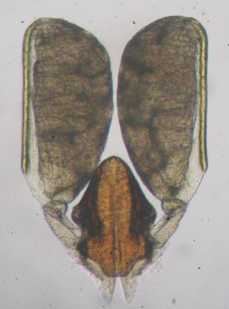
#> input picture temp/poli.PNG, 229 x 309 px, found by its file name
$ jupyter execute opencv_trials.ipynb
#> lines starting #> are read from the running program, lines starting #| are printed output that depends on the picture; after the words box and inside, x2 and y2 are one past the last pixel; in counts of white or black regions, pixels touching at a corner belong together
[cell 1]
# Harris Corner Detector in OpenCV

import numpy as np
import cv2 as cv
from matplotlib import pyplot as plt


filename = 'poli.png'
img = cv.imread(filename)
#> img is the input picture: shape (309, 229, 3); mean B, G, R 140, 148, 155.3

gray = cv.cvtColor(img,cv.COLOR_BGR2GRAY)
gray = np.float32(gray)

dst = cv.cornerHarris(gray,2,3,0.04)
#result is dilated for marking the corners, not important
dst = cv.dilate(dst,None)
# Threshold for an optimal value, it may vary depending on the image.
img[dst>0.01*dst.max()]=[0,0,255]
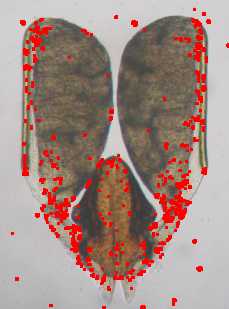
#> img: shape (309, 229, 3); 7.26% of pixels changed, all inside (x1, y1, x2, y2) = (11, 8, 229, 309)
plt.imshow(img),plt.show()

[cell 2]
# Shi-Tomasi Corner Detector

import numpy as np
import cv2 as cv
from matplotlib import pyplot as plt


img2 = cv.imread('poli.png')
gray = cv.cvtColor(img2,cv.COLOR_BGR2GRAY)
corners = cv.goodFeaturesToTrack(gray,25,0.01,10)
#> corners = 25 rows, first 8: [22, 22], [199, 268], [134, 23], [167, 220], [154, 225], [101, 160], [203, 75], [68, 204]
corners = np.int0(corners)
for i in corners:
    x,y = i.ravel()
    cv.circle(img2,(x,y),3,255,-1)
#> this loop made 25 passes
#> (x, y) on passes 1 to 12: (22, 22), (199, 268), (134, 23), (167, 220), (154, 225), (101, 160), (203, 75), (68, 204), (102, 280), (177, 196), (87, 259), (161, 199)
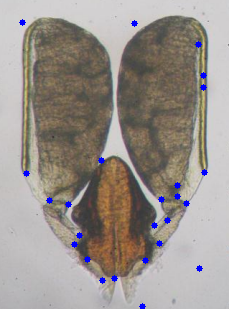
#> img2: shape (309, 229, 3); 1.02% of pixels changed, all inside (x1, y1, x2, y2) = (19, 19, 208, 309)
plt.imshow(img2),plt.show()

[cell 3]
# Scale-Invariant Feature Transform

import numpy as np
import cv2 as cv
from matplotlib import pyplot as plt


img3 = cv.imread('poli.png')
gray= cv.cvtColor(img3,cv.COLOR_BGR2GRAY)
sift = cv.SIFT_create()
kp = sift.detect(gray,None)
#> kp = 357 keypoints; strongest (x, y, size): (115, 145, 15.9), (154, 201, 7.7), (206, 58, 2.5), (115, 68, 8)
img3=cv.drawKeypoints(gray,kp,img3)
plt.imshow(img3),plt.show()

[cell 4]
import cv2 as cv
import numpy as np
from matplotlib import pyplot as plt
img = cv.imread('poli.png',0)
#> img: shape (309, 229); min 39, max 217, mean 149.6
img2 = img.copy()
templates = []
template = cv.imread('retinaculum.png',0)
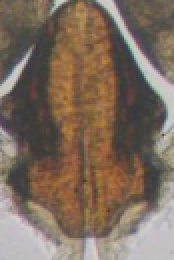
#> input picture temp/retinaculum.PNG, 87 x 130 px, found by its file name (shown 2 times larger)
#> template: shape (130, 87); min 56, max 211, mean 112.8
w, h = template.shape[::-1]
#> w = 87; h = 130
# All the 6 methods for comparison in a list
methods = ['cv.TM_CCOEFF', 'cv.TM_CCOEFF_NORMED', 'cv.TM_CCORR',
            'cv.TM_CCORR_NORMED', 'cv.TM_SQDIFF', 'cv.TM_SQDIFF_NORMED']
for meth in methods:
    img = img2.copy()
    method = eval(meth)
    # Apply template Matching
    res = cv.matchTemplate(img,template,method)
    min_val, max_val, min_loc, max_loc = cv.minMaxLoc(res)
    # If the method is TM_SQDIFF or TM_SQDIFF_NORMED, take minimum
    if method in [cv.TM_SQDIFF, cv.TM_SQDIFF_NORMED]:
        top_left = min_loc
    else:
        top_left = max_loc
        bottom_right = (top_left[0] + w, top_left[1] + h)
        cv.rectangle(img,top_left, bottom_right, 255, 2)
        plt.subplot(121),plt.imshow(res,cmap = 'gray')
        plt.title('Matching Result'), plt.xticks([]), plt.yticks([])
        plt.subplot(122),plt.imshow(img,cmap = 'gray')
        plt.title('Detected Point'), plt.xticks([]), plt.yticks([])
        plt.suptitle(meth)
        plt.show()
#> this loop made 6 passes
#> (min_val, max_val, min_loc, top_left, bottom_right) on passes 1 to 4: (-3856850.8, 19121340, (54, 0), (73, 158), (160, 288)), (-0.162, 1, (53, 0), (73, 158), (160, 288)), (132839440, 228191376, (70, 96), (142, 179), (229, 309)), (0.853, 1, (56, 0), (73, 158), (160, 288))
#> (min_val, max_val, max_loc, top_left) on passes 5 to 6: (0, 79198016, (142, 179), (73, 158)), (0, 0.321, (142, 179), (73, 158))
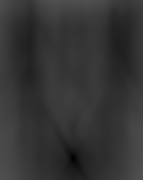
#> res: shape (180, 143) float32; min 0, max 0.321, mean 0.207

[cell 5]
import cv2 as cv
import numpy as np
from matplotlib import pyplot as plt

img = cv.imread('poli.png',0)
img2 = img.copy()
templates = ['retinaculum.png', 'left.png', 'right.png']
template = cv.imread(templates[0],0)
template2= cv.imread(templates[1],0)
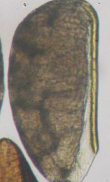
#> input picture temp/left.PNG, 110 x 182 px, found by its file name
#> template2: shape (182, 110); min 56, max 217, mean 130.4
template3 = cv.imread(templates[2],0)
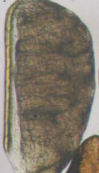
#> input picture temp/right.PNG, 99 x 173 px, found by its file name
#> template3: shape (173, 99); min 56, max 213, mean 122.1

w, h = template.shape[::-1]
w2, h2 = template2.shape[::-1]
#> w2 = 110; h2 = 182
w3, h3 = template3.shape[::-1]
#> w3 = 99; h3 = 173
# All the 6 methods for comparison in a list
methods = ['cv.TM_CCOEFF', 'cv.TM_CCOEFF_NORMED', 'cv.TM_CCORR',
            'cv.TM_CCORR_NORMED', 'cv.TM_SQDIFF', 'cv.TM_SQDIFF_NORMED']
for meth in methods:
    img = img2.copy()
    method = eval(meth)
    # Apply template Matching
    res = cv.matchTemplate(img,template,method)
    res2 = cv.matchTemplate(img,template2,method)
    res3 = cv.matchTemplate(img,template3,method)


    min_val, max_val, min_loc, max_loc = cv.minMaxLoc(res)
    min_val2, max_val2, min_loc2, max_loc2 = cv.minMaxLoc(res2)
    min_val3, max_val3, min_loc3, max_loc3 = cv.minMaxLoc(res3)

    # If the method is TM_SQDIFF or TM_SQDIFF_NORMED, take minimum
    if method in [cv.TM_SQDIFF, cv.TM_SQDIFF_NORMED]:
        top_left = min_loc
        top_left2 = min_loc2
        top_left3 = min_loc3
    else:
        top_left = max_loc
        top_left2 = max_loc2
        top_left3 = max_loc3

    bottom_right = (top_left[0] + w, top_left[1] + h)
    bottom_right2 = (top_left2[0] + w2, top_left2[1] + h2)
    bottom_right3 = (top_left3[0] + w3, top_left3[1] + h3)

    cv.rectangle(img,top_left, bottom_right, 0, 2)
    cv.rectangle(img,top_left2, bottom_right2, 0, 2)
    cv.rectangle(img,top_left3, bottom_right3, 0, 2)

    plt.subplot(121),plt.imshow(res,cmap = 'gray')
    plt.title('Matching Result'), plt.xticks([]), plt.yticks([])
    plt.subplot(122),plt.imshow(img,cmap = 'gray')
    plt.title('Detected Point'), plt.xticks([]), plt.yticks([])
    plt.suptitle(meth)
    plt.show()
#> this loop made 6 passes
#> (min_val, max_val, min_loc, min_val2, max_val2, min_loc2, min_val3, max_val3) on passes 1, 2, 4: (-3856850.8, 19121340, (54, 0), -4104438.8, 41451648, (0, 94), -3875206.8, 25993054), (-0.162, 1, (53, 0), -0.109, 1, (40, 71), -0.159, 1), (0.853, 1, (56, 0), 0.879, 1, (57, 0), 0.889, 1)
#> (min_val, max_val, max_loc, min_val2, max_val2, max_loc2, min_val3, max_val3) on passes 5 to 6: (0, 79198016, (142, 179), 20, 95653672, (0, 98), 128, 97590944), (0, 0.321, (142, 179), 5.24e-08, 0.261, (46, 59), 4.9e-07, 0.263)
#> pass 1, `res3 = cv.matchTemplate(img,template3,method)`:
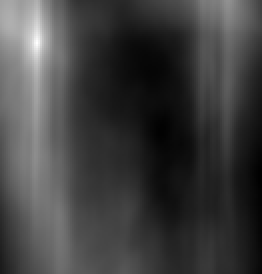
#> res3: shape (137, 131) float32 (shown 2 times larger); min -3875206.8, max 25993054, mean 3640491.8; drawn with min black and max white
#> pass 1, `plt.show()`:
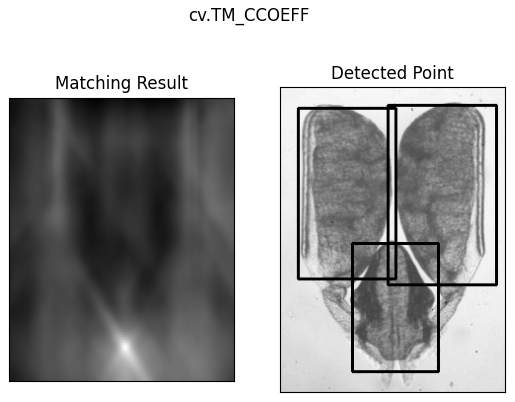
#> figure drawn by matplotlib, 2 panels
#> after the loop:
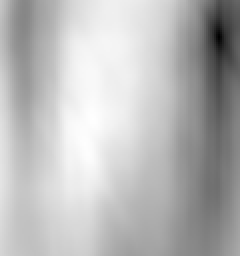
#> res2: shape (128, 120) float32 (shown 2 times larger); min 5.24e-08, max 0.261, mean 0.189; drawn with min black and max white
#> after the loop:
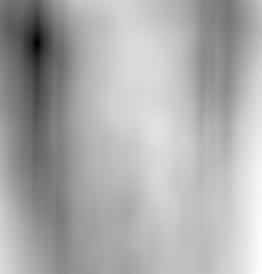
#> res3: shape (137, 131) float32 (shown 2 times larger); min 4.9e-07, max 0.263, mean 0.178; drawn with min black and max white

[cell 6]
import cv2
import numpy as np
from matplotlib import pyplot as plt

img = cv2.imread('poli.png',0)
img2 = img.copy()
templates = ['retinaculum.png', 'left.png', 'right.png']

# template =  cv2.imread('retinaculum.png')
# window_name = 'image'
# plt.imshow(img)
for i in range(3):
    template = cv2.imread(templates[i],0)
    plt.imshow(template)

[cell 7]
import cv2 as cv
import numpy as np
from matplotlib import pyplot as plt
img = cv.imread('poli.png',0)
img2 = img.copy()
templates = ['retinaculum.png', 'left.png', 'right.png']

for i in range(3):
    template = cv.imread(templates[i],0)
    w, h = template.shape[::-1]
    # All the 6 methods for comparison in a list
    methods = ['cv.TM_CCOEFF', 'cv.TM_CCOEFF_NORMED', 'cv.TM_CCORR',
                'cv.TM_CCORR_NORMED', 'cv.TM_SQDIFF', 'cv.TM_SQDIFF_NORMED']
    for meth in methods:
        img = img2.copy()
        method = eval(meth)
        # Apply template Matching
        res = cv.matchTemplate(img,template,method)
        min_val, max_val, min_loc, max_loc = cv.minMaxLoc(res)
        # If the method is TM_SQDIFF or TM_SQDIFF_NORMED, take minimum
        if method in [cv.TM_SQDIFF, cv.TM_SQDIFF_NORMED]:
            top_left = min_loc
        else:
            top_left = max_loc
            bottom_right = (top_left[0] + w, top_left[1] + h)
            cv.rectangle(img,top_left, bottom_right, 255, 2)
            plt.subplot(121),plt.imshow(res,cmap = 'gray')
            plt.title('Matching Result'), plt.xticks([]), plt.yticks([])
            plt.subplot(122),plt.imshow(img,cmap = 'gray')
            plt.title('Detected Point'), plt.xticks([]), plt.yticks([])
            plt.suptitle(meth)
            plt.show()

[cell 8]
temp = ['adfa', 'adsfasdgasdg', 'asdgadsfasd']

for i in temp:

    print (i)
